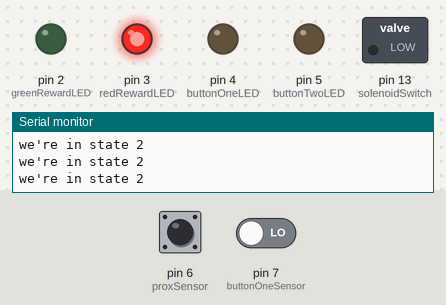
The sketch below on a simulated Arduino Uno, built with avr-gcc and run on an emulated ATmega328P. On the bench: switched loads named in the sketch (green lamp = pin HIGH), output pins drawn as LEDs (lit = HIGH), the last lines printed to the serial monitor. Inputs (shaded band) come from the test bench; at power-on: pin 6 (proxSensor) LOW, pin 7 (buttonOneSensor) LOW. Random numbers use the default seed unless the sketch sets one.

Above: at 1.2 s.
1.3 s: pin 6 (proxSensor) driven HIGH
At 3.2 s:
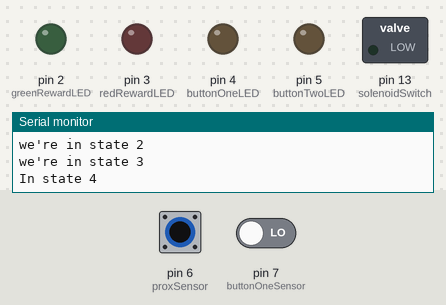
5.8 s: pin 7 (buttonOneSensor) driven LOW
8.1 s: pin 6 (proxSensor) driven LOW
11.1 s: pin 6 (proxSensor) pulsed HIGH 2 times (0.12 s each, 0.3 s apart)
At 11.46 s:
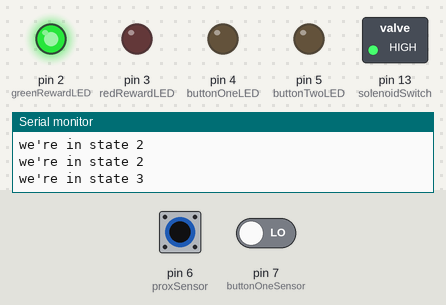
14.7 s: pin 6 (proxSensor) pulsed HIGH 5 times (0.12 s each, 0.3 s apart)
At 16.98 s:
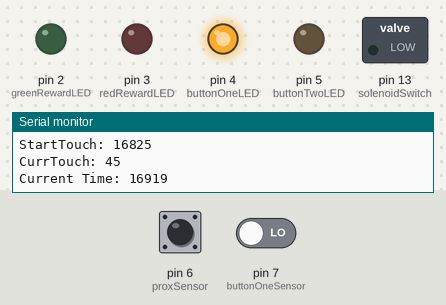
Timing chart, 0 to 18.6 s (numbered marks = the images above; inputs shaded):
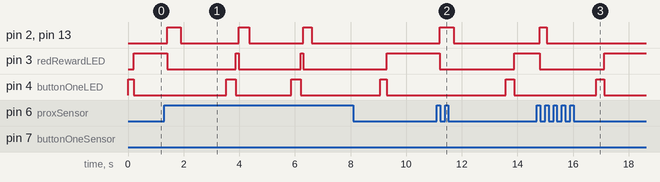

Measured:
- after the input at 1.3 s, pin 2 (greenRewardLED), pin 13 (solenoidSwitch): LOW → HIGH after 0.11 s, → LOW 0.50 s later, → HIGH 2.1 s later, → LOW 0.39 s later; pin 3 (redRewardLED): HIGH → LOW after 0.11 s, → HIGH 2.5 s later, → LOW 0.10 s later; pin 4 (buttonOneLED): LOW → HIGH after 2.2 s, → LOW 0.34 s later
- after the input at 11.1 s, pin 2 (greenRewardLED), pin 13 (solenoidSwitch): LOW → HIGH after 0.12 s, → LOW 0.49 s later; pin 3 (redRewardLED): HIGH → LOW after 0.12 s, → HIGH 2.7 s later; pin 4 (buttonOneLED): LOW → HIGH after 2.5 s, → LOW 0.30 s later
- after the input at 14.7 s, pin 2 (greenRewardLED), pin 13 (solenoidSwitch): LOW → HIGH after 0.10 s, → LOW 0.26 s later; pin 3 (redRewardLED): HIGH → LOW after 0.10 s, → HIGH 2.3 s later; pin 4 (buttonOneLED): LOW → HIGH after 2.1 s, → LOW 0.30 s later

The sketch:

two_button_tp_cage_script.ino
```cpp
#include <math.h>


// pin locations
#define solenoidSwitch          13
#define greenRewardLED          2
#define redRewardLED            3
#define buttonOneLED            4
#define buttonTwoLED            5
#define proxSensor              6
#define buttonOneSensor         7
#define buttonTwoSensor         8

// timing values
#define touchTimeMax      250  // maximum amount of time he has to touch the buttons
#define touchTimeMin      100   // minimum " " "
#define rewardTouch       100   // touches the touchpad for a quarter second before getting the reward
#define dispenseTimeMin   250   // minimum amount of time to dispense the water
#define dispenseTimeMax   500   // maximum " " "
#define interTrialTimeMin 1500  // minimum amount of time between trials
#define interTrialTimeMax 3000 // maximimum " " "

/* ------------------------------------
States:
    0: waiting to be touched
    1: being touched
    2: ready to dispense reward
    3: dispensing reward
    4: between tasks
*/
#define stateReady            0
#define stateTouch            1
#define stateReadyDispense    2
#define stateDispense         3
#define stateBetweenTasks     4


int state = 0;
long startTouch = 0; // what it sounds like
long currTouch = 0;

/* Set the timing and reward values for the first run through */
long touchTime = random(touchTimeMin,touchTimeMax);
long dispenseTime = random(dispenseTimeMin,dispenseTimeMax);
long interTrialTime = random(interTrialTimeMin,interTrialTimeMax);
long button = floor(random(1,2.1));


void setup() {
  // put your setup code here, to run once:
pinMode(solenoidSwitch,OUTPUT);
pinMode(greenRewardLED,OUTPUT);
pinMode(redRewardLED,OUTPUT);
pinMode(buttonOneLED,OUTPUT);
pinMode(buttonTwoLED,OUTPUT);

pinMode(buttonOneSensor,INPUT);
pinMode(buttonTwoSensor,INPUT);
pinMode(proxSensor,INPUT);

Serial.begin(9600);

randomSeed(analogRead(0)); // seeding with an unconnected analog value


}

void loop() {
  // put your main code here, to run repeatedly:

/*
Serial.print("state:");
Serial.write(state);
Serial.println();
Serial.println("-");
Serial.print("Prox Sensor:");
Serial.print(digitalRead(proxSensor));
Serial.println();
Serial.println("------------------------");*/

// set the appropriate LED and button input pins
int buttonSensor = 1;
int buttonLED = 1;

if(button==1){
  buttonSensor = buttonOneSensor;
  buttonLED = buttonOneLED;
}else if(button==2){
  buttonSensor = buttonTwoSensor;
  buttonLED = buttonTwoLED;
}

switch(state) {
  case stateReady : // button is ready to be touched
    digitalWrite(buttonLED,1);
    if(digitalRead(buttonSensor)==0){
      startTouch = millis();
      state = stateTouch;
    };
    break;
  case stateTouch : // if the monkey has been touching the button
    if(digitalRead(buttonSensor)==0){ // "is he touching?"
      currTouch = millis() - startTouch; // how long have we been touching?

      Serial.print("StartTouch: ");
      Serial.println(startTouch);
      Serial.print("CurrTouch: ");
      Serial.println(currTouch);
      Serial.print("Current Time: ");
      Serial.println(millis());

      if(currTouch>touchTime){ //has he been touching long enough
        state = stateReadyDispense;
      }
    }else{ // if he isn't touching right now, go back to state 0
      state = stateReady;
    }// end of "is he touching?"
    break;

  case stateReadyDispense :
    Serial.println("we're in state 2");

    // turn off redLED, turn on green and dispense water
    digitalWrite(redRewardLED,1);
    digitalWrite(buttonLED,0);

    if(digitalRead(proxSensor)==1){
      delay(rewardTouch); // gives him time to get his mouth in front of the tube
      state = stateDispense; // try it requiring him to touch the whole time, because I don't wanna mess with another state right now.
    }
    break;

  case stateDispense:
    Serial.println("we're in state 3");
    digitalWrite(redRewardLED,0);
    digitalWrite(greenRewardLED,1);
    digitalWrite(solenoidSwitch,1);


    //wait desired delay time
   delay(dispenseTime);

    //turn stuff back off, switch to state 3
   digitalWrite(greenRewardLED,0);
   digitalWrite(solenoidSwitch,0);
   state = stateBetweenTasks;

   /* Set the timing and reward values for the next run through */
   touchTime = random(touchTimeMin,touchTimeMax);
   dispenseTime = random(dispenseTimeMin,dispenseTimeMax);
   interTrialTime = random(interTrialTimeMin,interTrialTimeMax);
   button = floor(random(1,2.1));
   break;

  case stateBetweenTasks: // since we only have the switches on when the LEDs are on, we won't be able to see if he's pressing the buttons when the LEDs are off.
    Serial.println("In state 4");
    delay(interTrialTime);
    state = 0;
    break;

  default:
    Serial.println("Something's wrong! You're outside the matrix NEO");
    state = 0;
    break;
 }


}
```
